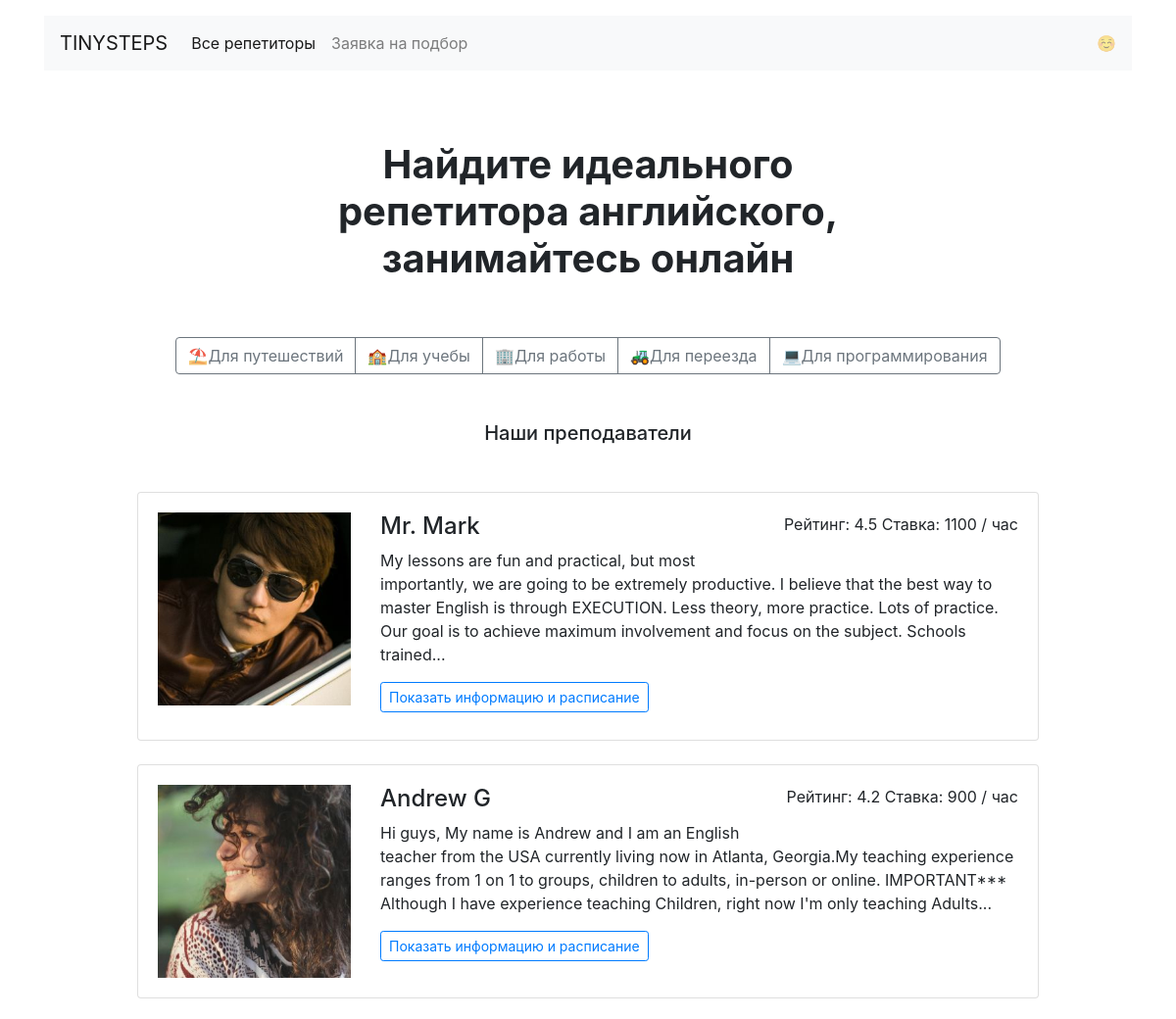
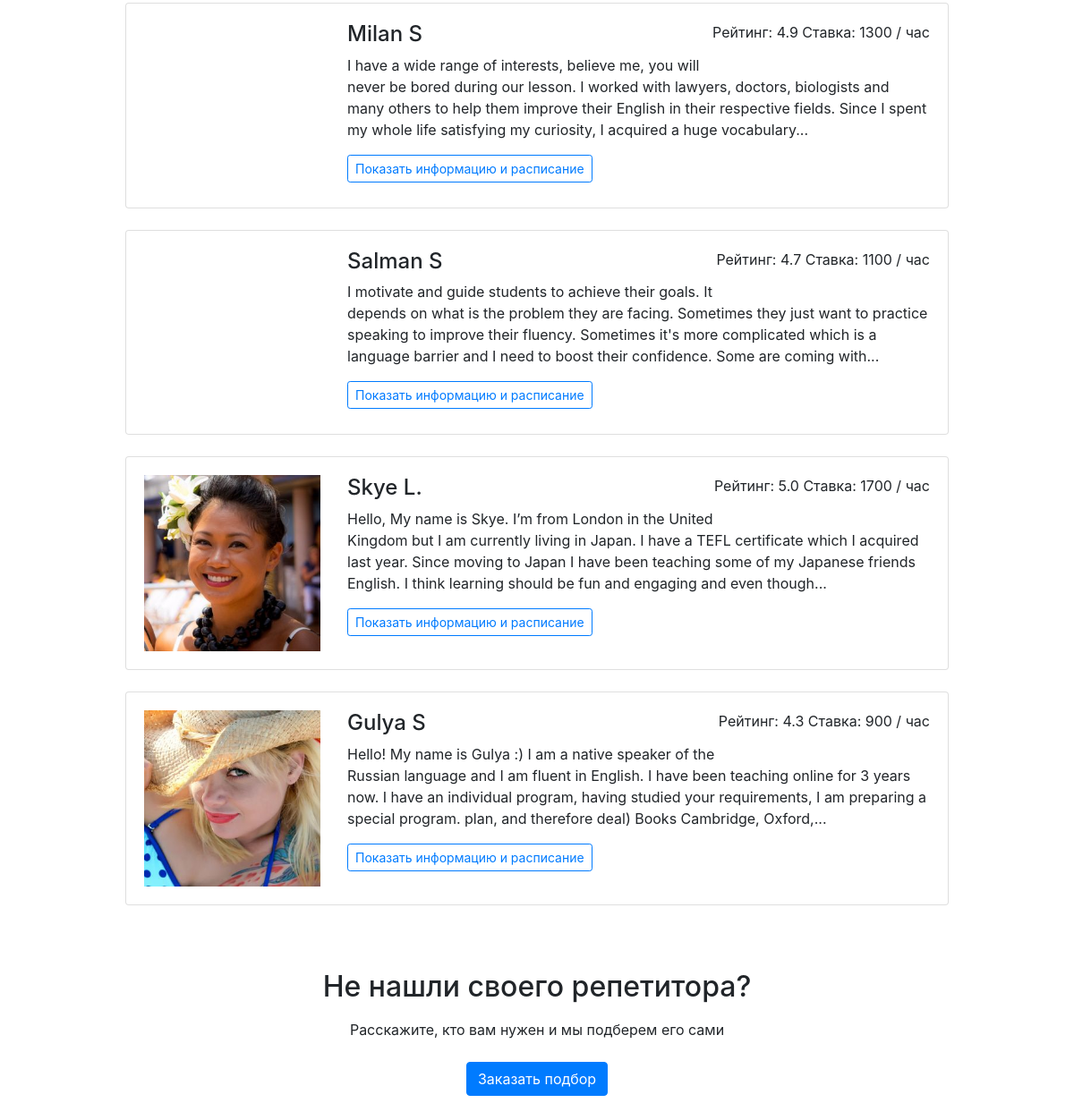
The page / on the database its author committed (2 pictures, top to bottom).
### models.py (models this page shows)
class Goal(db.Model):
    __tablename__ = 'goals'
    id = db.Column(db.Integer, primary_key=True)
    title = db.Column(db.String, nullable=False, unique=True)
    trans_title = db.Column(db.String, nullable=False, unique=True)
    image = db.Column(db.String, nullable=False, unique=True)
    teachers = db.relationship("Teacher", secondary=teachers_goals_association, back_populates='goals')

class Teacher(db.Model):
    __tablename__ = 'teachers'
    id = db.Column(db.Integer, primary_key=True)
    name = db.Column(db.String, nullable=False)
    picture = db.Column(db.String, nullable=False)
    price = db.Column(db.Integer, nullable=False)
    goals = db.relationship("Goal", secondary=teachers_goals_association, back_populates="teachers")
    about = db.Column(db.String, nullable=False)
    rating = db.Column(db.REAL, nullable=False)
    timerecords = db.relationship("TimeRecord", back_populates="teacher")

### app.py (the view)
@app.route('/')
def render_index():
    random_teachers = db.session.query(Teacher).all()
    goals = db.session.query(Goal).all()
    random.shuffle(random_teachers)
    return render_template('index.html', teachers=random_teachers[:6], goals=goals)

### templates/index.html
{% extends 'base.html' %}
{% block index %}
    <section>
    <h1 class="h1 text-center mx-auto mt-4 py-5"><strong>Найдите идеального <br>репетитора английского, <br>занимайтесь онлайн</strong></h1>
    <div class="text-center mb-5">
      <div class="btn-group mx-auto mb-0" role="group" aria-label="Basic example">
      {% for goal in goals %}
        <a class="btn btn-outline-secondary" href={{ url_for("render_goal", goal=goal.title) }}>{{ goal.image + goal.trans_title }}</a>
      {% endfor %}
      </div>
    </div>
    <h2 class="h5 text-center mb-5">Наши преподаватели</h2>
    <div class="row">
      <div class="col-12 col-lg-10 offset-lg-1 m-auto">
    {% for teacher in teachers %}
        <div class="card mb-4">
          <div class="card-body">
            <div class="row">
              <div class="col-3"><img src={{ teacher.picture }} class="img-fluid" alt=""></div>
              <div class="col-9">
                <p class="float-right">Рейтинг: {{ teacher.rating }} Ставка: {{ teacher.price }} / час</p>
                <h2 class="h4">{{ teacher.name }}</h2>
                <p>{{ teacher.about|truncate(300) }}</p>
                <a class="btn btn-outline-primary btn-sm mr-3 mb-2" href={{ url_for('render_profile', id=teacher.id) }}>Показать информацию и расписание</a>
              </div>
            </div>
          </div>
        </div>
    {% endfor %}
      </div>
    </div>
    </section>
{% endblock %}

### templates/base.html (shortened to what this page needs)
<!DOCTYPE html>
<html lang="ru">
<head>
  <link rel="stylesheet" href="https://stackpath.bootstrapcdn.com/bootstrap/4.3.1/css/bootstrap.min.css">
</head>
<body>
  <header class="container mt-3">
    <nav class="navbar navbar-expand-lg navbar-light bg-light">
      <a class="navbar-brand" href={{ url_for('render_index') }}>TINYSTEPS</a>
      <div class="collapse navbar-collapse" id="navbarNav">
        <ul class="navbar-nav">
          <li class="nav-item active">
            <a class="nav-link" href={{ url_for('render_index') }}>Все репетиторы</a>
          </li>
          <li class="nav-item">
            <a class="nav-link" href={{ url_for('render_request') }}>Заявка на подбор</a>
          </li>
        </ul>
      </div>
      <span class="navbar-text d-sm-none d-lg-block">
        ☺️
      </span>
    </nav>
  </header>
  <main class="container mt-3 mb-5">
{% block index %} {% endblock %}
<h2 class="text-center mt-5 mb-3">Не нашли своего репетитора?</h2>
    <p class="text-center mb-4">Расскажите, кто вам нужен и мы подберем его сами</p>
    <div class="text-center pb-5">
        <a class="btn btn-primary" href={{ url_for('render_request') }}>Заказать подбор</a>
    </div>
  </main>
</body>
</html>

### rows shown on the page
Goal: goal.image+goal.trans_title "⛱Для путешествий"
Goal: goal.image+goal.trans_title "🏫Для учебы"
Goal: goal.image+goal.trans_title "🏢Для работы"
Goal: goal.image+goal.trans_title "🚜Для переезда"
Goal: goal.image+goal.trans_title "💻Для программирования"
Teacher: picture (picture), rating "4.5", price "1100", name "Mr. Mark", about "My lessons are fun and practical, but most importantly, we are going to be extremely productive. I believe that the best way to master English is through EXECUTION. Less theory, more practice. Lots of practice. Our goal is to achieve maximum involvement and focus on the subject. Schools trained..."
Teacher: picture (picture), rating "4.2", price "900", name "Andrew G", about "Hi guys, My name is Andrew and I am an English teacher from the USA currently living now in Atlanta, Georgia.My teaching experience ranges from 1 on 1 to groups, children to adults, in-person or online. IMPORTANT*** Although I have experience teaching Children, right now I'm only teaching Adults..."
Teacher: rating "4.9", price "1300", name "Milan S", about "I have a wide range of interests, believe me, you will never be bored during our lesson. I worked with lawyers, doctors, biologists and many others to help them improve their English in their respective fields. Since I spent my whole life satisfying my curiosity, I acquired a huge vocabulary..."
Teacher: rating "4.7", price "1100", name "Salman S", about "I motivate and guide students to achieve their goals. It depends on what is the problem they are facing. Sometimes they just want to practice speaking to improve their fluency. Sometimes it's more complicated which is a language barrier and I need to boost their confidence. Some are coming with..."
Teacher: picture (picture), rating "5.0", price "1700", name "Skye L.", about "Hello, My name is Skye. I’m from London in the United Kingdom but I am currently living in Japan. I have a TEFL certificate which I acquired last year. Since moving to Japan I have been teaching some of my Japanese friends English. I think learning should be fun and engaging and even though..."
Teacher: picture (picture), rating "4.3", price "900", name "Gulya S", about "Hello! My name is Gulya :) I am a native speaker of the Russian language and I am fluent in English. I have been teaching online for 3 years now. I have an individual program, having studied your requirements, I am preparing a special program. plan, and therefore deal) Books Cambridge, Oxford,..."
